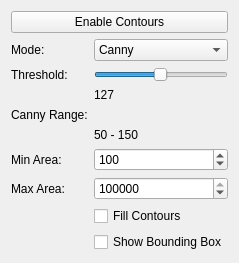
       <widget class="QWidget" name="tab_contours">
        <attribute name="title">
         <string>Contours</string>
        </attribute>
        <layout class="QFormLayout" name="formLayout_contours">
         <item row="0" column="0" colspan="2">
          <widget class="QPushButton" name="btn_toggle_contours">
           <property name="text">
            <string>Enable Contours</string>
           </property>
           <property name="checkable">
            <bool>true</bool>
           </property>
          </widget>
         </item>
         <item row="1" column="0">
          <widget class="QLabel" name="label_contour_mode">
           <property name="text">
            <string>Mode:</string>
           </property>
          </widget>
         </item>
         <item row="1" column="1">
          <widget class="QComboBox" name="combo_contour_mode">
           <item>
            <property name="text">
             <string>Canny</string>
            </property>
           </item>
           <item>
            <property name="text">
             <string>Threshold</string>
            </property>
           </item>
          </widget>
         </item>
         <item row="2" column="0">
          <widget class="QLabel" name="label_threshold">
           <property name="text">
            <string>Threshold:</string>
           </property>
          </widget>
         </item>
         <item row="2" column="1">
          <widget class="QSlider" name="slider_threshold">
           <property name="maximum">
            <number>255</number>
           </property>
           <property name="value">
            <number>127</number>
           </property>
           <property name="orientation">
            <enum>Qt::Horizontal</enum>
           </property>
          </widget>
         </item>
         <item row="3" column="1">
          <widget class="QLabel" name="lbl_threshold_val">
           <property name="text">
            <string>127</string>
           </property>
          </widget>
         </item>
         <item row="4" column="0">
          <widget class="QLabel" name="label_canny">
           <property name="text">
            <string>Canny Range:</string>
           </property>
          </widget>
         </item>
         <item row="4" column="1">
          <widget class="RangeSlider" name="slider_canny" native="true"/>
         </item>
         <item row="5" column="1">
          <widget class="QLabel" name="lbl_canny_val">
           <property name="text">
            <string>50 - 150</string>
           </property>
          </widget>
         </item>
         <item row="6" column="0">
          <widget class="QLabel" name="label_min_area">
           <property name="text">
            <string>Min Area:</string>
           </property>
          </widget>
         </item>
         <item row="6" column="1">
          <widget class="QSpinBox" name="spin_min_area">
           <property name="maximum">
            <number>100000</number>
           </property>
           <property name="value">
            <number>100</number>
           </property>
          </widget>
         </item>
         <item row="7" column="0">
          <widget class="QLabel" name="label_max_area">
           <property name="text">
            <string>Max Area:</string>
           </property>
          </widget>
         </item>
         <item row="7" column="1">
          <widget class="QSpinBox" name="spin_max_area">
           <property name="maximum">
            <number>100000</number>
           </property>
           <property name="value">
            <number>100000</number>
           </property>
          </widget>
         </item>
         <item row="8" column="1">
          <widget class="QCheckBox" name="chk_fill_contours">
           <property name="text">
            <string>Fill Contours</string>
           </property>
          </widget>
         </item>
         <item row="9" column="1">
          <widget class="QCheckBox" name="chk_show_box">
           <property name="text">
            <string>Show Bounding Box</string>
           </property>
          </widget>
         </item>
        </layout>
       </widget>
